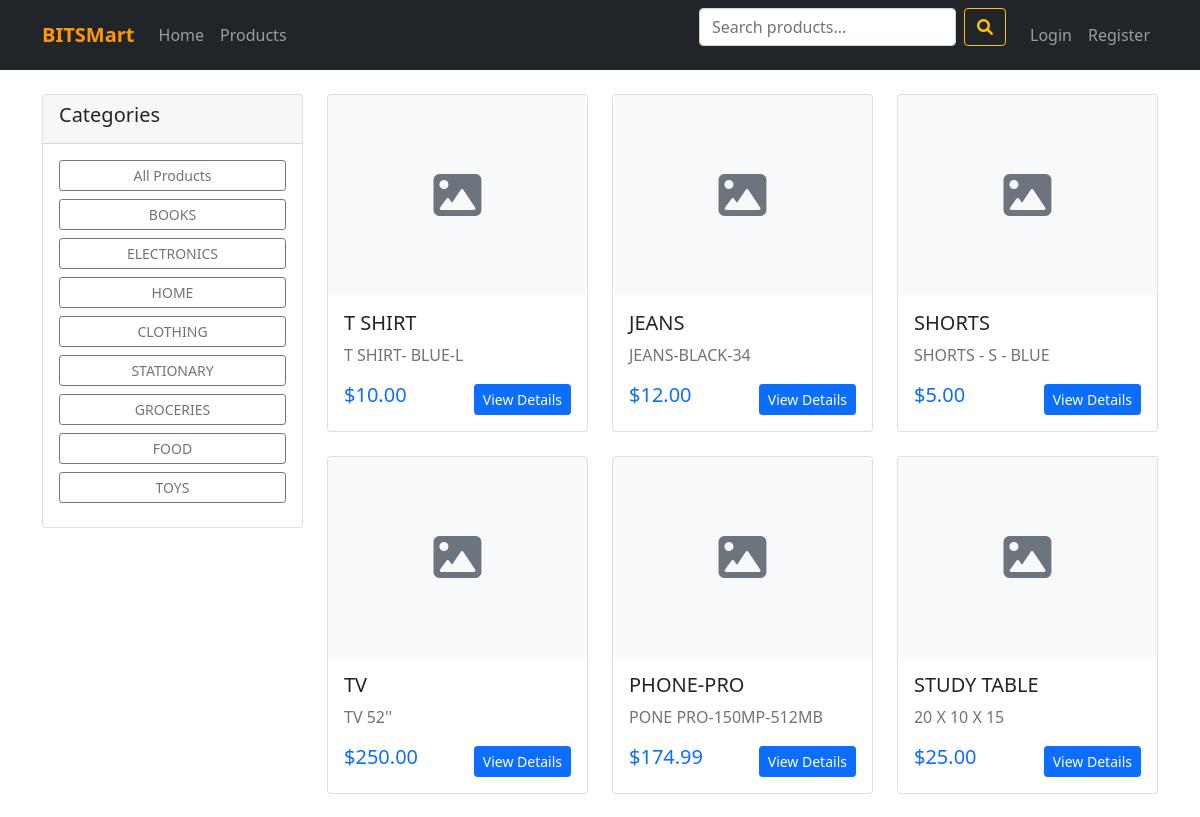
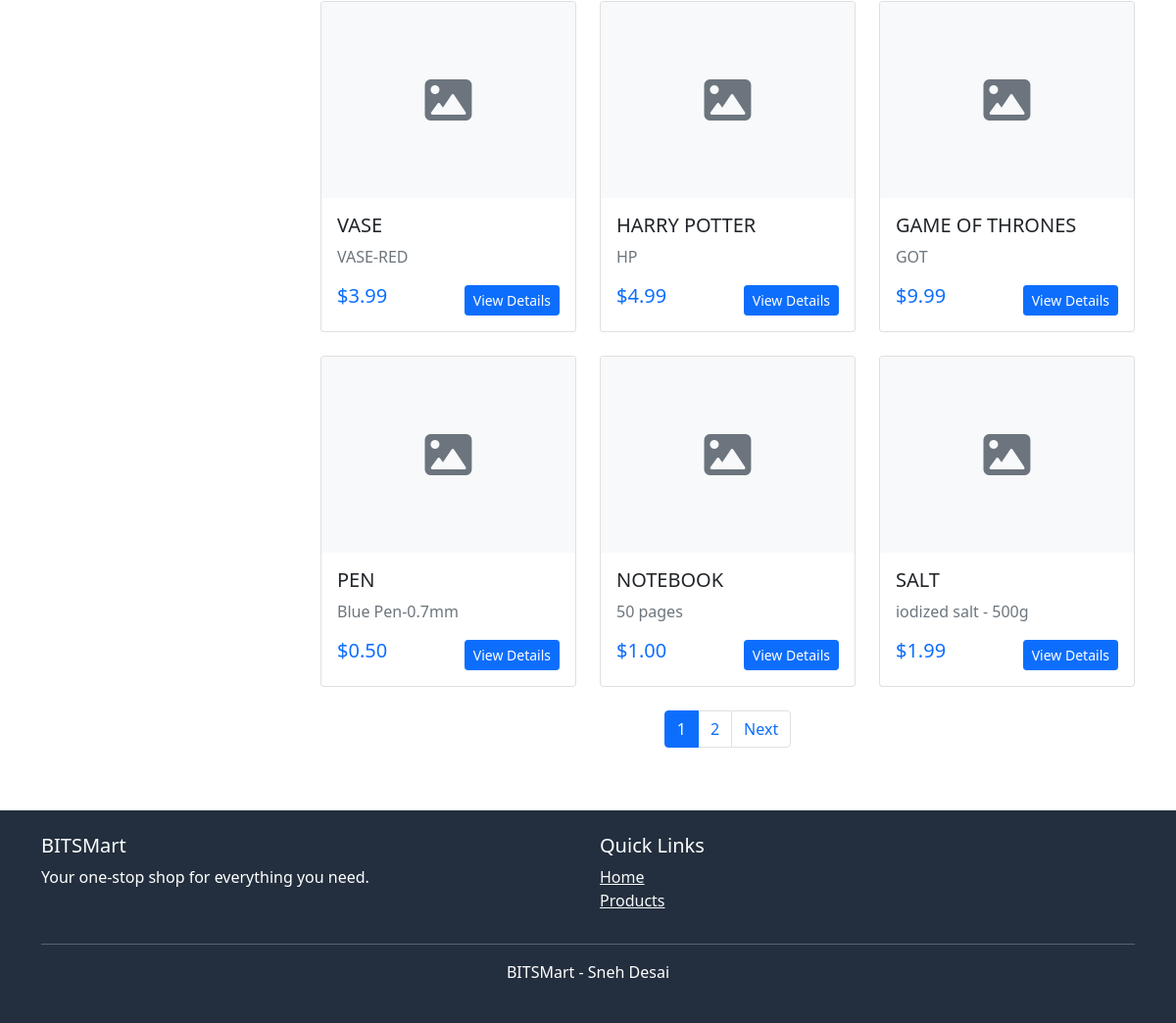
Screenshot of /products/ with the database file from the repository (2 pictures, top to bottom).
### store/models.py (models this page shows, shortened)
class Category(models.Model):
    name = models.CharField(max_length=100)
    description = models.TextField(blank=True)
    created_at = models.DateTimeField(auto_now_add=True)
    class Meta:
        verbose_name_plural = "Categories"

class Product(models.Model):
    name = models.CharField(max_length=200)
    description = models.TextField()
    price = models.DecimalField(max_digits=10, decimal_places=2)
    category = models.ForeignKey(Category, on_delete=models.CASCADE)
    image = models.ImageField(upload_to='products/', blank=True, null=True)
    stock = models.PositiveIntegerField(default=0)
    available = models.BooleanField(default=True)
    created_at = models.DateTimeField(auto_now_add=True)
    updated_at = models.DateTimeField(auto_now=True)

### store/views.py (the view)
# urls.py: path('products/', views.product_list, name='product_list'),
def product_list(request):
    products = Product.objects.filter(available=True)
    categories = Category.objects.all()
    query = request.GET.get('q')
    if query:
        products = products.filter(
            Q(name__icontains=query) | Q(description__icontains=query)
        )
    category_id = request.GET.get('category')
    if category_id:
        products = products.filter(category_id=category_id)
    paginator = Paginator(products, 12)
    page_number = request.GET.get('page')
    products = paginator.get_page(page_number)
    return render(request, 'store/product_list.html', {
        'products': products,
        'categories': categories,
        'query': query
    })

### store/context_processors.py (called while the page is built)
def cart_context(request):
    cart_item_count = 0
    if request.user.is_authenticated:
        try:
            cart = Cart.objects.get(user=request.user)
            cart_item_count = cart.get_item_count()
        except Cart.DoesNotExist:
            pass
    return {'cart_item_count': cart_item_count}

### templates/store/product_list.html (shortened to what this page needs)
{% extends 'base.html' %}
{% block content %}
<div class="container my-4">
    <div class="row">
        <div class="col-md-3">
            <div class="card">
                <div class="card-header">
                    <h5>Categories</h5>
                </div>
                <div class="card-body">
                    <a href="{% url 'product_list' %}" class="btn btn-outline-secondary btn-sm mb-2 d-block">All Products</a>
                    {% for category in categories %}
                    <a href="{% url 'product_list' %}?category={{ category.id }}" class="btn btn-outline-secondary btn-sm mb-2 d-block">
                        {{ category.name }}
                    </a>
                    {% endfor %}
                </div>
            </div>
        </div>
        <div class="col-md-9">
            <div class="row">
                {% for product in products %}
                <div class="col-lg-4 col-md-6 mb-4">
                    <div class="card product-card">
                        {% if product.image %}
                        <img src="{{ product.image.url }}" class="card-img-top" alt="{{ product.name }}" style="height: 200px; object-fit: cover;">
                        {% else %}
                        <div class="card-img-top bg-light d-flex align-items-center justify-content-center" style="height: 200px;">
                            <i class="fas fa-image fa-3x text-muted"></i>
                        </div>
                        {% endif %}
                        <div class="card-body">
                            <h5 class="card-title">{{ product.name }}</h5>
                            <p class="card-text text-muted">{{ product.description|truncatewords:10 }}</p>
                            <div class="d-flex justify-content-between align-items-center">
                                <span class="h5 text-primary">${{ product.price }}</span>
                                <a href="{% url 'product_detail' product.pk %}" class="btn btn-sm btn-primary">View Details</a>
                            </div>
                        </div>
                    </div>
                </div>
                {% endfor %}
            </div>
            {% if products.has_other_pages %}
            <nav aria-label="Page navigation">
                <ul class="pagination justify-content-center">
                    {% for num in products.paginator.page_range %}
                    {% if products.number == num %}
                    <li class="page-item active">
                        <span class="page-link">{{ num }}</span>
                    </li>
                    {% elif num > products.number|add:'-3' and num < products.number|add:'3' %}
                    <li class="page-item">
                        <a class="page-link" href="?page={{ num }}{% if query %}&q={{ query }}{% endif %}{% if request.GET.category %}&category={{ request.GET.category }}{% endif %}">{{ num }}</a>
                    </li>
                    {% endif %}
                    {% endfor %}
                    {% if products.has_next %}
                    <li class="page-item">
                        <a class="page-link" href="?page={{ products.next_page_number }}{% if query %}&q={{ query }}{% endif %}{% if request.GET.category %}&category={{ request.GET.category }}{% endif %}">Next</a>
                    </li>
                    {% endif %}
                </ul>
            </nav>
            {% endif %}
        </div>
    </div>
</div>
{% endblock %}

### templates/base.html (style rules this page uses)
.product-card { transition: transform 0.2s; height: 100%; }

### rows the page displays
Category: name "BOOKS"
Category: name "ELECTRONICS"
Category: name "HOME"
Category: name "CLOTHING"
Category: name "STATIONARY"
Category: name "GROCERIES"
Category: name "FOOD"
Category: name "TOYS"
Product: name "T SHIRT", description "T SHIRT- BLUE-L", price "10.00"
Product: name "JEANS", description "JEANS-BLACK-34", price "12.00"
Product: name "SHORTS", description "SHORTS - S - BLUE", price "5.00"
Product: name "TV", description "TV 52''", price "250.00"
Product: name "PHONE-PRO", description "PONE PRO-150MP-512MB", price "174.99"
Product: name "STUDY TABLE", description "20 X 10 X 15", price "25.00"
Product: name "VASE", description "VASE-RED", price "3.99"
Product: name "HARRY POTTER", description "HP", price "4.99"
Product: name "GAME OF THRONES", description "GOT", price "9.99"
Product: name "PEN", description "Blue Pen-0.7mm", price "0.50"
Product: name "NOTEBOOK", description "50 pages", price "1.00"
Product: name "SALT", description "iodized salt - 500g", price "1.99"

### other values shown
{{ num }} "1"
{{ num }} "2"
